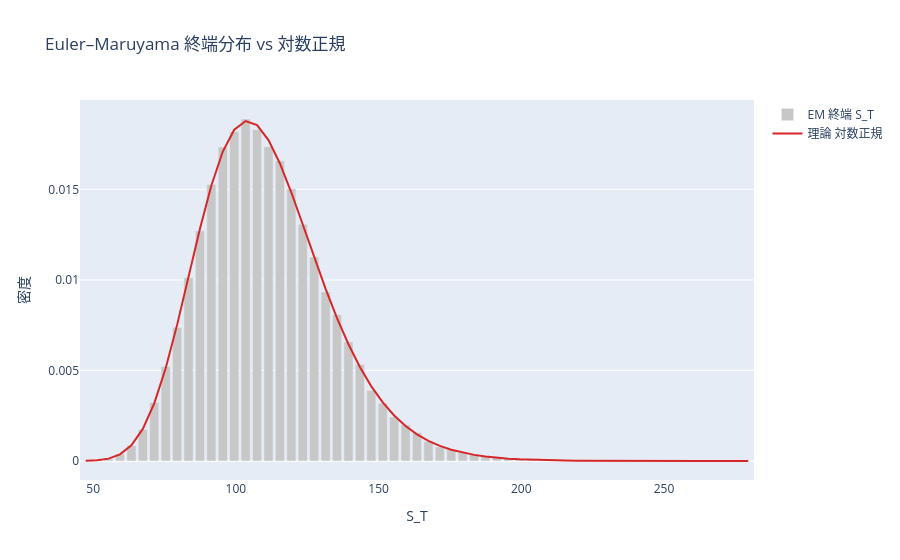

Notebook source saved alongside this figure:
### Markdown cell above
> **核心** — Euler–丸山と対数オイラー。離散化には強収束・弱収束の概念がある。<br>
> **直感** — ナイーブな離散化は誤差が蓄積。GBM は対数で厳密にシミュできる。<br>
> **実務** — MC エンジンの心臓部。離散化スキームの選択が価格バイアスを左右する。

### Code cell
# Euler–Maruyama を GBM に適用し、終端モーメントが厳密 GBM に一致するか確認
S0, mu, sigma, T = 100.0, 0.10, 0.20, 1.0
em = sde.euler_maruyama(
    lambda x, t: mu * x, lambda x, t: sigma * x, S0, T, 300, 100_000, rng=np.random.default_rng(3)
)
e_st, var_st = mc.gbm_theory(S0, mu, sigma, T)
print(f"E[S_T]:  EM={em[:, -1].mean():.3f}  理論 S0·e^(μT)={e_st:.3f}")
assert abs(em[:, -1].mean() - e_st) / e_st < 0.01   # 弱位数1

# 終端分布 vs 理論対数正規（インライン plotly）
st = em[:, -1]
edges = np.linspace(st.min(), st.max(), 60)
ctr = 0.5 * (edges[:-1] + edges[1:])
m_log, s_log = np.log(S0) + (mu - 0.5 * sigma**2) * T, sigma * np.sqrt(T)
pdf = np.exp(-((np.log(ctr) - m_log) ** 2) / (2 * s_log**2)) / (ctr * s_log * np.sqrt(2 * np.pi))
dens, _ = np.histogram(st, bins=edges, density=True)
figem = go.Figure()
figem.add_trace(go.Bar(x=ctr, y=dens, name="EM 終端 S_T", marker={"color": "#c7c7c7"}))
figem.add_trace(go.Scatter(x=ctr, y=pdf, mode="lines", name="理論 対数正規", line={"color": "#d62728"}))
figem.update_layout(title="Euler–Maruyama 終端分布 vs 対数正規", xaxis_title="S_T", yaxis_title="密度")
figem.show()
